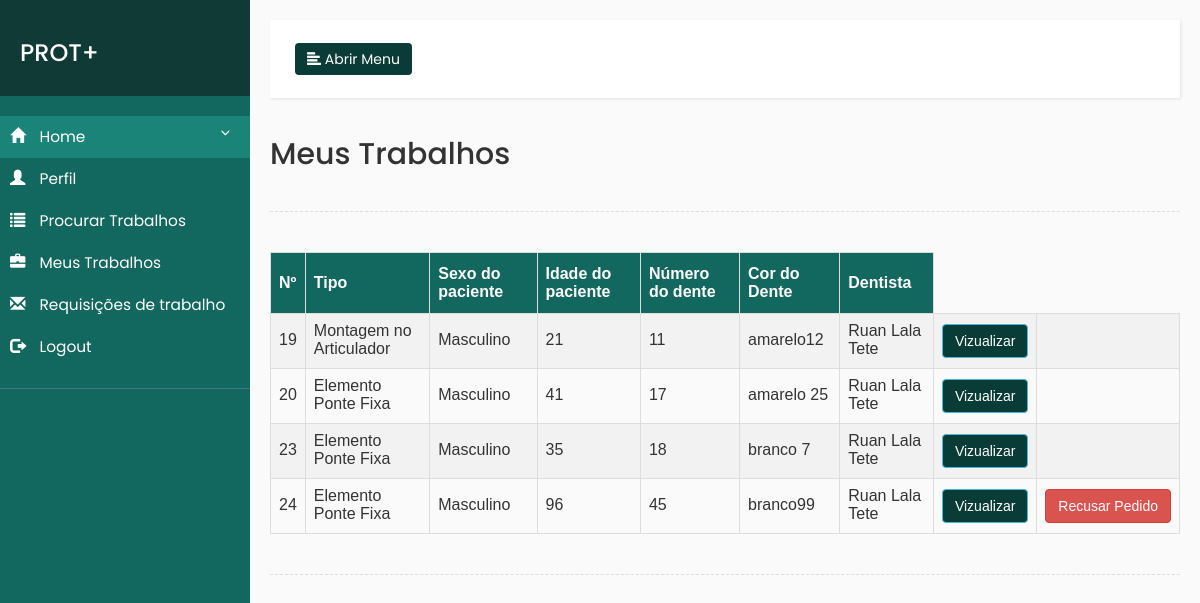
/visualizarTrabalho.php (signed in), run on the app's committed database.
### tables this page shows
CREATE TABLE `pedidos` (
  `id` int(50) NOT NULL,
  `trabalho` varchar(100) NOT NULL,
  `sexo` varchar(50) NOT NULL,
  `idade_paciente` varchar(50) NOT NULL,
  `num_dente` varchar(50) NOT NULL,
  `cor_dente` varchar(50) NOT NULL,
  `obs` varchar(500) NOT NULL,
  `dentista` varchar(500) NOT NULL,
  `disponibilidade` varchar(400) NOT NULL,
  `protetico_resp` varchar(500) NOT NULL,
  `estado` varchar(500) NOT NULL,
  `data_entrega` date NOT NULL,
  `disponibilidade2` varchar(500) NOT NULL
);

### visualizarTrabalho.php (the view, shortened to what this page needs)
<?php
include("conecta.php");
$logado = $_SESSION['login'];
$consulta1 = "SELECT * FROM login WHERE login = '$logado'";
$con1 = $conexao ->query($consulta1) or die ($con1->error);
$dado1 = $con1->fetch_array();
$nome = $dado1["nome"];
$consulta = "SELECT * FROM pedidos WHERE protetico_resp = '$nome' AND disponibilidade2 = 'Aceito'";
$con = $conexao ->query($consulta) or die ($con->error);
?>
<html>
    <head>
        <link rel="stylesheet" href="https://maxcdn.bootstrapcdn.com/bootstrap/3.3.7/css/bootstrap.min.css">
        <link rel="stylesheet" href="css/sidebar.css">
    </head>
    <body>
        <div class="wrapper">
            <nav id="sidebar">
                <div class="sidebar-header">
                    <h3>PROT+</h3>
                </div>
                <ul class="list-unstyled components">
                    <li class="active">
                        <a href="#homeSubmenu" data-toggle="collapse" aria-expanded="false">
                            <i class="glyphicon glyphicon-home"></i>
                            Home
                        </a>
                    </li>
                    <li>
                        <a href="perfilProtetico.php">
                            <i class="glyphicon glyphicon-user"></i>
                            Perfil
                        </a>
                    </li>
                    <li>
                        <a href="trabalhosProtetico.php?estado=">
                            <i class="glyphicon glyphicon-list"></i>
                            Procurar Trabalhos
                        </a>
                    </li>
                    <li>
                        <a href="visualizarTrabalho.php">
                            <i class="glyphicon glyphicon-briefcase"></i>
                            Meus Trabalhos
                        </a>
                    </li>
                    <li>
                        <a href="">
                            <i class="glyphicon glyphicon-envelope"></i>
                            Requisições de trabalho
                        </a>
                    </li>
                    <li>
                        <a href="logout.php">
                            <i class="glyphicon glyphicon-log-out"></i>
                            Logout
                        </a>
                    </li>
                </ul>
            </nav>
            <div id="content" style="width: 100%;">
                <nav class="navbar navbar-default">
                    <div class="container-fluid" >
                        <div class="navbar-header">
                            <button type="button" id="sidebarCollapse" class="btn btn-info navbar-btn">
                                <i class="glyphicon glyphicon-align-left"></i>
                                <span>Abrir Menu</span>
                            </button>
                        </div>
                        <div class="collapse navbar-collapse" id="bs-example-navbar-collapse-1">
                        </div>
                    </div>
                </nav>
                <h2>Meus Trabalhos</h2>
                <div class="line"></div>
                <table id="tabelaCustom">
                    <tr>
                        <th>Nº</th>
                        <th>Tipo</th>
                        <th>Sexo do paciente</th>
                        <th>Idade do paciente</th>
                        <th>Número do dente</th>
                        <th>Cor do Dente</th>
                        <th>Dentista</th>
                    </tr>
                    <?php while($dado = $con->fetch_array()){?>
                    <tr>
                        <td style="padding-bottom: 10px;"><?php echo $dado["id"];?></td>
                        <td style="padding-bottom: 10px;"><?php echo $dado["trabalho"];?></td>
                        <td style="padding-bottom: 10px;"><?php echo $dado["sexo"];?></td>
                        <td style="padding-bottom: 10px;"><?php echo $dado["idade_paciente"];?></td>
                        <td style="padding-bottom: 10px;"><?php echo $dado["num_dente"];?></td>
                        <td style="padding-bottom: 10px;"><?php echo $dado["cor_dente"];?></td>
                        <td style="padding-bottom: 10px;"><?php echo $dado["dentista"];?></td>
                        <td><button  type="button" class="btn btn-info" data-toggle="modal" data-target="#alterarMODAL<?php echo $dado["id"]?>">Vizualizar</button></td>
                       <form action="deletarPedido2.php" method="get">
                        <td><button hidden=""<?php if ($dado["disponibilidade"] != "Pronto") echo "type='submit' onclick='deletado_Sucesso()' class='btn btn-danger'"?> >Recusar Pedido</button></td>
                        </form>
                        <div class="modal fade" id="alterarMODAL<?php echo $dado["id"]?>" role="dialog">
                           <div class="modal-dialog">
                             <div class="modal-content">
                               <div class="modal-body">
                                <form action="trabalhoPronto.php" method="get">
                                    <div class="row">
                                        <div class="col-md-4">
                                            <p><b>Sexo<b></p>
                                        </div>
                             </div>
                                </form>
                               </div>
                             </div>
                           </div>
                         </div>
                    </tr>
                    <?php } ?>
                </table>
                <div class="line"></div>
            </div>
        </div>
    </body>
</html>

### css/sidebar.css (style rules this page uses)
body { font-family: 'Poppins', sans-serif; background: #fafafa; }
.btn-info { background: #093c36; }
p { font-family: 'Poppins', sans-serif; font-size: 1.1em; font-weight: 300; line-height: 1.7em; color: #999; }
a, a:hover, a:focus { color: inherit; text-decoration: none; transition: all 0.3s; }
.navbar { padding: 15px 10px; background: #fff; border: none; border-radius: 0; margin-bottom: 40px; box-shadow: 1px 1px 3px rgba(0, 0, 0, 0.1); }
.navbar-btn { box-shadow: none; outline: none !important; border: none; }
.line { width: 100%; height: 1px; border-bottom: 1px dashed #ddd; margin: 40px 0; }
i, span { display: inline-block; }
.wrapper { display: flex; align-items: stretch; }
#sidebar { min-width: 250px; max-width: 250px; background: #12675e; color: #fff; transition: all 0.3s; }
#sidebar ul li a { text-align: left; }
#sidebar .sidebar-header { padding: 20px; background: #0f3a35; }
#sidebar ul.components { padding: 20px 0; border-bottom: 1px solid #47748b; }
#sidebar ul li a { padding: 10px; font-size: 1.1em; display: block; }
#sidebar ul li a i { margin-right: 10px; }
#sidebar ul li.active > a, a[aria-expanded="true"] { color: #fff; background:#1a8479; }
a[data-toggle="collapse"] { position: relative; }
a[aria-expanded="false"]::before, a[aria-expanded="true"]::before { content: '\e259'; display: block; position: absolute; right: 20px; font-family: 'Glyphicons Halflings'; font-size: 0.6em; }
#content { padding: 20px; min-height: 100vh; transition: all 0.3s; max-width: 100%; }

### visualizarTrabalho.php (style rules this page uses)
#tabelaCustom { font-family: "Trebuchet MS", Arial, Helvetica, sans-serif; border-collapse: collapse; width: 100%; }
#tabelaCustom td, #tabelaCustom th { border: 1px solid #ddd; padding: 8px; }
#tabelaCustom tr:nth-child(even) { background-color: #f2f2f2; }
#tabelaCustom th { padding-top: 12px; padding-bottom: 12px; text-align: left; background-color: #12675e; color: white; }

### data on the page
pedidos: id "19", trabalho "Montagem no Articulador", sexo "Masculino", idade_paciente "21", num_dente "11", cor_dente "amarelo12", dentista "Ruan Lala Tete"
pedidos: id "20", trabalho "Elemento Ponte Fixa", sexo "Masculino", idade_paciente "41", num_dente "17", cor_dente "amarelo 25", dentista "Ruan Lala Tete"
pedidos: id "23", trabalho "Elemento Ponte Fixa", sexo "Masculino", idade_paciente "35", num_dente "18", cor_dente "branco 7", dentista "Ruan Lala Tete"
pedidos: id "24", trabalho "Elemento Ponte Fixa", sexo "Masculino", idade_paciente "96", num_dente "45", cor_dente "branco99", dentista "Ruan Lala Tete"
